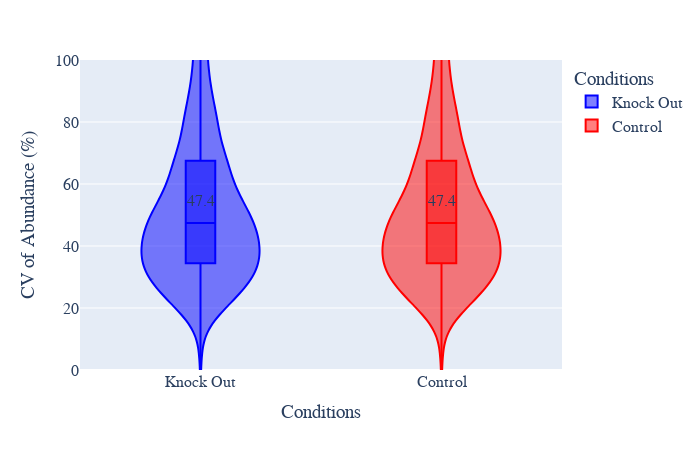

This figure's notebook cell:
### Code cell
# CV violin plot
plot_options={    
        "mean label": "True",
        "box": "True",
        "X Title": "Conditions",
        "Y Title": "CV of Abundance (%)",
        "color": ["blue", "red", "black", "yellow", "green", "purple",
                  "orange", "brown", "pink", "gray", "olive", "cyan"],
        "width": 700,
        "height": 450,
        "font": dict(size=16, family="Arial black"),
        "violinmode": "overlay",
        "ylimits": [0, 100],
        "help for information only": \
        "Mean label options: True or False." \
        "color: the first few colors will be used"\
        "violinmode: group or overlay." \
    }
figure, _, _ =CV_plots(data_obj, plot_options, saved_settings)
figure.show()
#figure.write_image("images/test.svg")

### Figure 1 — Plotly figure (JSON) as saved in the notebook; plotly's stock layout.template omitted (floating-point values rounded to 4 significant figures; data arrays with more than 128 entries replaced by an {"elided": "..."} marker saying what was removed)
{"data": [{"alignmentgroup": "True", "box": {"visible": true}, "hovertemplate": "Conditions=%{x}<br>CV=%{y}<extra></extra>", "legendgroup": "Knock Out", "marker": {"color": "blue"}, "name": "Knock Out", "offsetgroup": "Knock Out", "orientation": "v", "scalegroup": "True", "showlegend": true, "type": "violin", "x": {"elided": "3016 str values"}, "x0": " ", "xaxis": "x", "y": {"elided": "3016 float values"}, "y0": " ", "yaxis": "y"}, {"alignmentgroup": "True", "box": {"visible": true}, "hovertemplate": "Conditions=%{x}<br>CV=%{y}<extra></extra>", "legendgroup": "Control", "marker": {"color": "red"}, "name": "Control", "offsetgroup": "Control", "orientation": "v", "scalegroup": "True", "showlegend": true, "type": "violin", "x": {"elided": "3016 str values"}, "x0": " ", "xaxis": "x", "y": {"elided": "3016 float values"}, "y0": " ", "yaxis": "y"}], "layout": {"annotations": [{"showarrow": false, "text": "47.4", "x": "Control", "y": 54.54}, {"showarrow": false, "text": "47.4", "x": "Knock Out", "y": 54.54}], "font": {"family": "Arial black", "size": 16}, "height": 450, "legend": {"title": {"text": "Conditions"}, "tracegroupgap": 0}, "margin": {"t": 60}, "showlegend": true, "violinmode": "overlay", "width": 700, "xaxis": {"anchor": "y", "categoryarray": ["Knock Out", "Control"], "categoryorder": "array", "domain": [0, 1], "title": {"text": "Conditions"}}, "yaxis": {"anchor": "x", "domain": [0, 1], "range": [0, 100], "title": {"text": "CV of Abundance (%)"}}}}
